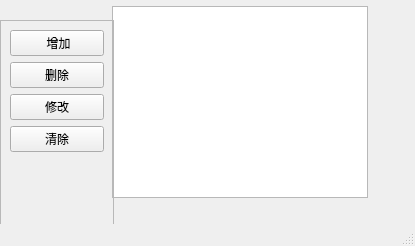
<?xml version="1.0" encoding="UTF-8"?>
<ui version="4.0">
 <class>MainWindow</class>
 <widget class="QMainWindow" name="MainWindow">
  <property name="geometry">
   <rect>
    <x>0</x>
    <y>0</y>
    <width>415</width>
    <height>246</height>
   </rect>
  </property>
  <property name="windowTitle">
   <string>MainWindow</string>
  </property>
  <widget class="QWidget" name="centralwidget">
   <widget class="QListView" name="listView">
    <property name="geometry">
     <rect>
      <x>112</x>
      <y>6</y>
      <width>256</width>
      <height>192</height>
     </rect>
    </property>
   </widget>
   <widget class="QFrame" name="frame">
    <property name="geometry">
     <rect>
      <x>0</x>
      <y>20</y>
      <width>114</width>
      <height>226</height>
     </rect>
    </property>
    <property name="frameShape">
     <enum>QFrame::StyledPanel</enum>
    </property>
    <property name="frameShadow">
     <enum>QFrame::Raised</enum>
    </property>
    <layout class="QVBoxLayout" name="verticalLayout">
     <item>
      <widget class="QPushButton" name="btn_add">
       <property name="minimumSize">
        <size>
         <width>80</width>
         <height>0</height>
        </size>
       </property>
       <property name="text">
        <string> 增加</string>
       </property>
      </widget>
     </item>
     <item>
      <widget class="QPushButton" name="btn_delete">
       <property name="text">
        <string>删除</string>
       </property>
      </widget>
     </item>
     <item>
      <widget class="QPushButton" name="btn_reset">
       <property name="text">
        <string>修改</string>
       </property>
      </widget>
     </item>
     <item>
      <widget class="QPushButton" name="btn_clear">
       <property name="text">
        <string>清除</string>
       </property>
      </widget>
     </item>
     <item>
      <spacer name="verticalSpacer">
       <property name="orientation">
        <enum>Qt::Vertical</enum>
       </property>
       <property name="sizeHint" stdset="0">
        <size>
         <width>20</width>
         <height>121</height>
        </size>
       </property>
      </spacer>
     </item>
    </layout>
   </widget>
  </widget>
  <widget class="QMenuBar" name="menubar">
   <property name="geometry">
    <rect>
     <x>0</x>
     <y>0</y>
     <width>415</width>
     <height>17</height>
    </rect>
   </property>
  </widget>
  <widget class="QStatusBar" name="statusbar"/>
 </widget>
 <resources/>
 <connections/>
</ui>
